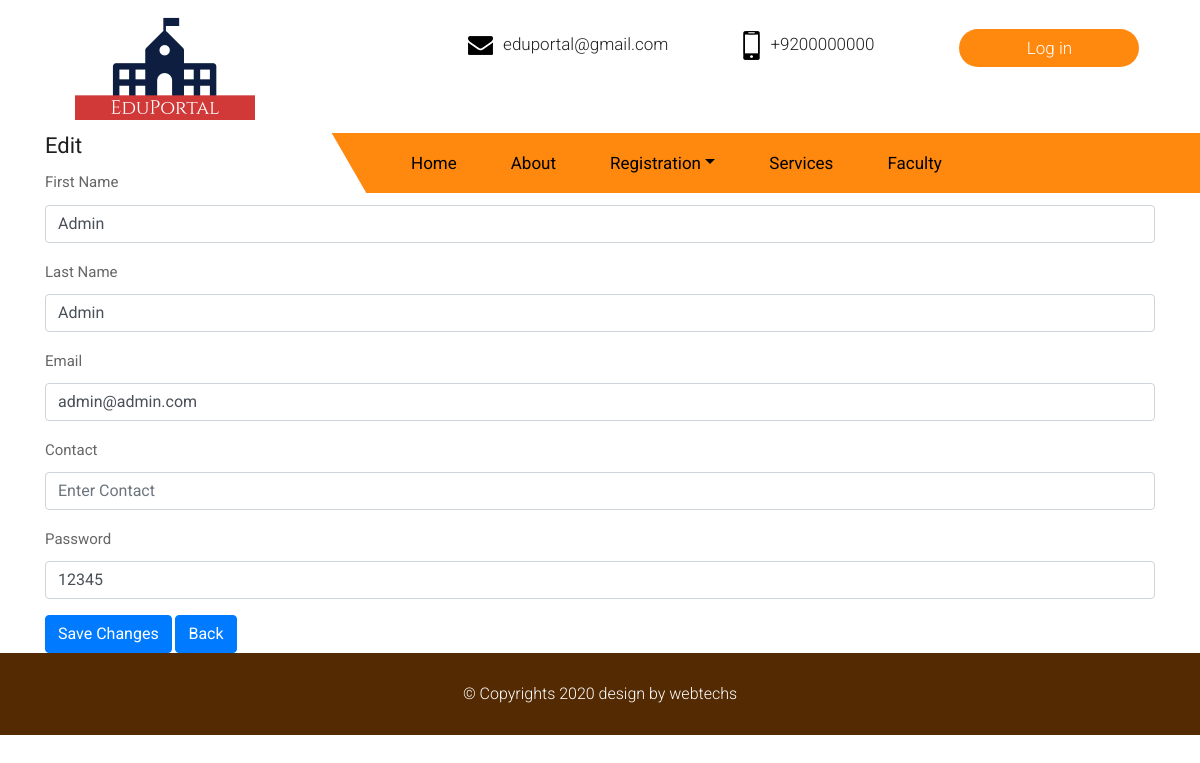
/admin/edit.php?id=18, run on the app's committed database.
### tables this page shows
CREATE TABLE `student` (
  `id` int(11) NOT NULL,
  `form_number` varchar(50) NOT NULL,
  `first_name` varchar(255) NOT NULL,
  `last_name` varchar(255) NOT NULL,
  `father_name` varchar(255) NOT NULL,
  `birthday` varchar(255) NOT NULL,
  `gender` varchar(255) NOT NULL,
  `nationality` varchar(255) NOT NULL,
  `domicile` varchar(255) NOT NULL,
  `cnic` varchar(255) NOT NULL,
  `email` varchar(255) NOT NULL,
  `user_password` varchar(255) NOT NULL,
  `course` varchar(255) NOT NULL,
  `degree` varchar(255) NOT NULL,
  `year` varchar(255) NOT NULL,
  `institute` varchar(255) NOT NULL,
  `img` varchar(255) NOT NULL,
  `degree2` varchar(255) NOT NULL,
  `year2` varchar(255) NOT NULL,
  `institute2` varchar(255) NOT NULL,
  `img2` varchar(255) NOT NULL,
  `degree3` varchar(255) NOT NULL,
  `year3` varchar(255) NOT NULL,
  `institute3` varchar(255) NOT NULL,
  `img3` varchar(255) NOT NULL,
  `mail` varchar(255) NOT NULL,
  `contact_mail` varchar(255) NOT NULL,
  `address` varchar(255) NOT NULL,
  `contact_no` varchar(255) NOT NULL,
  `e_address` varchar(255) NOT NULL,
  `contact_e` varchar(255) NOT NULL,
  `occupation` varchar(255) NOT NULL,
  `income` varchar(255) NOT NULL,
  `created_at` timestamp(6) NOT NULL DEFAULT CURRENT_TIMESTAMP(6),
  `role` tinyint(4) NOT NULL DEFAULT '0'
);

### admin/edit.php (the view, shortened to what this page needs)
<?php
require_once 'action/db_connect.php';
if($_GET['id']) {
	$id = $_GET['id'];
	$sql = "SELECT * FROM student WHERE id = {$id}";
	$result = $connect->query($sql);
	$data = $result->fetch_assoc();
?>
<?php include 'include/header.php';?>
<body id="inner_page" data-spy="scroll" data-target="#navbar-wd" data-offset="98">
    <?php include 'include/navigation.php';?>
<div class="container">
  <h2>Edit</h2>
  <form action="action/edit_action.php" method="post" class="needs-validation" novalidate>
    <div class="form-group">
      <label for="first_name">First Name</label>
      <input type="text" class="form-control" id="firstname" placeholder="Enter first name" value="<?php echo $data['first_name'] ?>" name="first_name" required>
    </div>
    <div class="form-group">
      <label for="last_name">Last Name</label>
      <input type="text" class="form-control" id="lastname" placeholder="Enter last name" value="<?php echo $data['last_name'] ?>" name="last_name" required>
    </div>
    <div class="form-group">
      <label for="email">Email</label>
      <input type="text" class="form-control" id="email" placeholder="Enter Email" value="<?php echo $data['email'] ?>" name="email" required>
    </div>
    <div class="form-group">
      <label for="Contact">Contact</label>
      <input type="text" class="form-control" id="Contact" placeholder="Enter Contact" value="<?php echo $data['contact_no'] ?>" name="contact_no" required>
    </div>
    <div class="form-group">
      <label for="pwd">Password</label>
      <input type="text" class="form-control" id="pwd" placeholder="Enter pwd" value="<?php echo $data['user_password'] ?>" name="user_password" required>
    </div>
    <div>
    <button type="submit" class="btn btn-primary">Save Changes</button>
    <a href="student_listing.php"><button type="submit" class="btn btn-primary">Back</button></a>
    </div>
    </form>
</div>
  <?php include 'include/footer.php';?>
</body>
</html>
<?php
}
?>

### admin/css/style.css (style rules this page uses)
body { color: #666666; font-size: 15px; font-family: 'Roboto', sans-serif; line-height: 1.80857; }
* { font-family: 'Roboto', sans-serif; }
a { color: #1f1f1f; text-decoration: none !important; outline: none !important; -webkit-transition: all .3s ease-in-out; -moz-transition: all .3s ease-in-out; -ms-transition: all .3s ease-in-out; -o-transition: all .3s ease-in-out; transition: all .3s ease-in-out; }
h1, h2, h3, h4, h5, h6 { letter-spacing: 0; font-weight: normal; position: relative; padding: 0 0 10px 0; font-weight: normal; line-height: 120% !important; color: #1f1f1f; margin: 0 }
h2 { font-size: 22px }
a { color: #1f1f1f; text-decoration: none; outline: none; }
a, .btn { text-decoration: none !important; outline: none !important; -webkit-transition: all .3s ease-in-out; -moz-transition: all .3s ease-in-out; -ms-transition: all .3s ease-in-out; -o-transition: all .3s ease-in-out; transition: all .3s ease-in-out; }

### admin/css/timeline.css (style rules this page uses)
* { box-sizing: border-box; }

### data on the page
student: first_name "Admin", last_name "Admin", email "admin@admin.com", user_password "12345"
